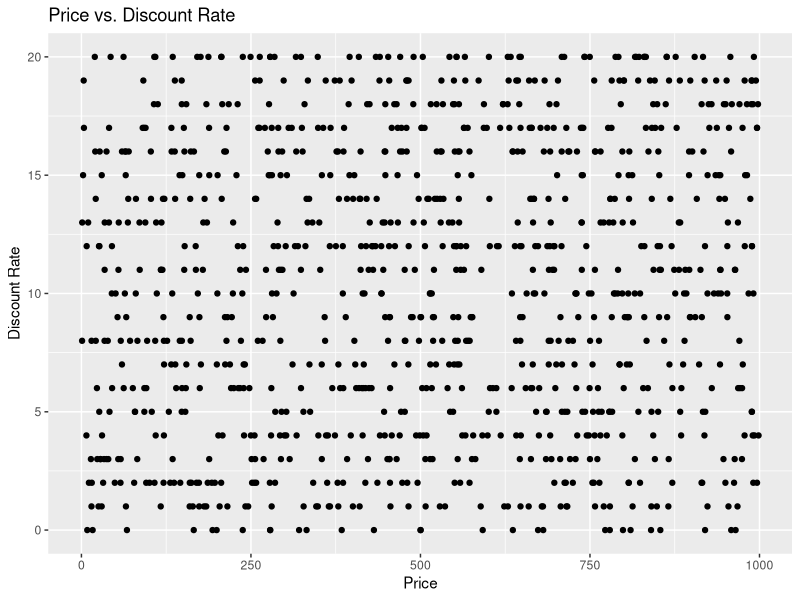

The R script that drew this image:
library(ggplot2)

product_data <- read.csv("Data_upload/Product.csv")

# 创建散点图
gg <- ggplot(product_data, aes(x = price, y = discount_rate)) +
  geom_point() +
  labs(title = "Price vs. Discount Rate",
       x = "Price",
       y = "Discount Rate")
if (!file.exists("figures")) {
  dir.create("figures")
}

ggsave("figure/price_vs_discount.png", plot = gg)
